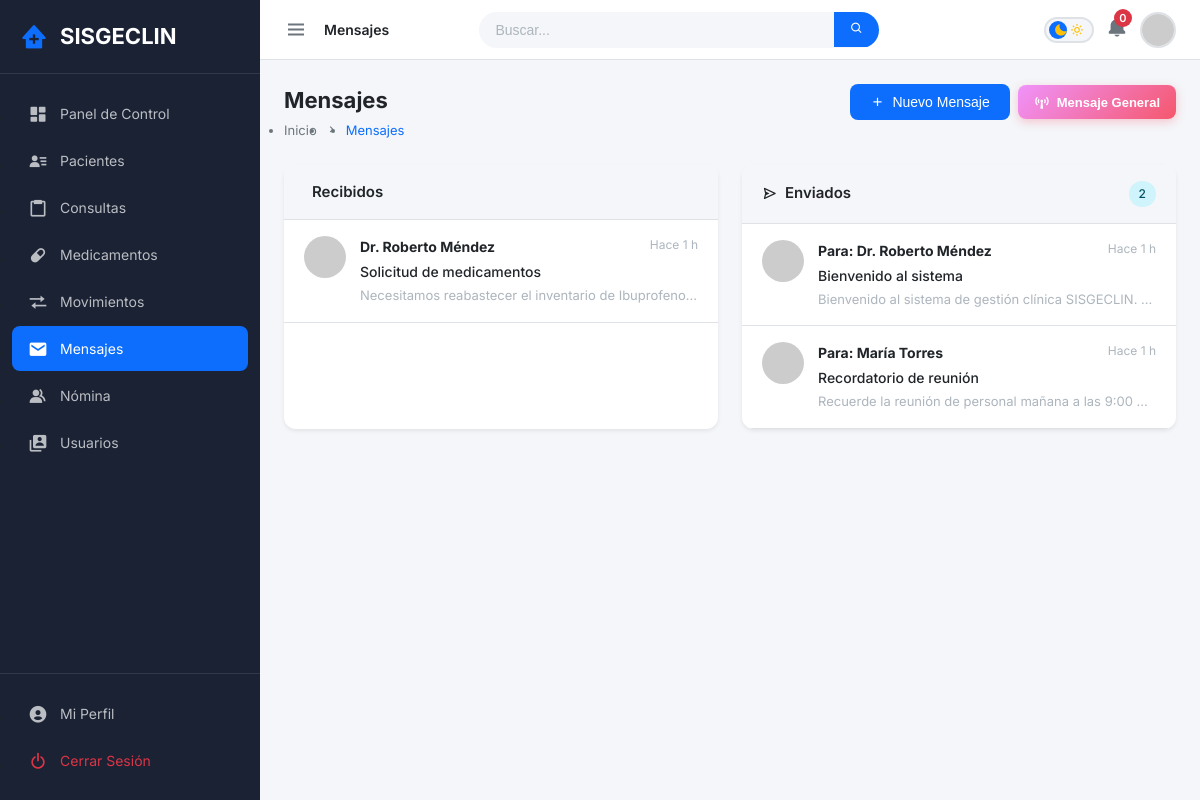
/index.php?module=mensajes (signed in), run on the app's committed database.
### tables this page shows
CREATE TABLE `mensajes` (
  `id` int(11) NOT NULL,
  `remitente_id` int(11) NOT NULL,
  `destinatario_id` int(11) DEFAULT NULL,
  `asunto` varchar(200) NOT NULL,
  `contenido` text NOT NULL,
  `leido` tinyint(1) NOT NULL DEFAULT 0,
  `es_masivo` tinyint(1) NOT NULL DEFAULT 0,
  `created_at` timestamp NOT NULL DEFAULT current_timestamp()
);

CREATE TABLE `usuarios` (
  `id` int(11) NOT NULL,
  `username` varchar(50) NOT NULL,
  `email` varchar(100) NOT NULL,
  `password` varchar(255) NOT NULL,
  `nombre_completo` varchar(150) NOT NULL,
  `rol` enum('admin','medico','recepcionista') NOT NULL DEFAULT 'recepcionista',
  `activo` tinyint(1) NOT NULL DEFAULT 1,
  `ultimo_acceso` datetime DEFAULT NULL,
  `created_at` timestamp NOT NULL DEFAULT current_timestamp(),
  `updated_at` timestamp NOT NULL DEFAULT current_timestamp() ON UPDATE current_timestamp()
);

### Controllers/MensajesController.php (called while the page is built, shortened)
<?php
class MensajesController extends Controller
{
    private Mensaje $model;
    public function __construct()
    {
        $this->model = new Mensaje();
    }
    public function index()
    {
        $user      = Session::getUser();
        $csrfToken = Security::generateCSRFToken();
        $mensajesRecibidos = $this->model->getInbox($user['id']);
        $mensajesEnviados  = $this->model->getSent($user['id']);
        $usuarios          = (new User())->getAll();
        $this->view('dashboard', [
            'username'          => $user['username'],
            'nombre_completo'   => Session::get('nombre_completo') ?? $user['username'],
            'rol'               => $user['rol'],
            'csrf_token'        => $csrfToken,
            'module'            => 'mensajes',
            'mensajesRecibidos' => $mensajesRecibidos,
            'mensajesEnviados'  => $mensajesEnviados,
            'usuarios'          => $usuarios,
        ]);
    }
}

### Core/Database.php (called while the page is built, shortened)
<?php
class Database
{
    private static $instance = null;
    private $connection;
    private function __construct()
    {
        $configPath = dirname(__DIR__) . '/config/database.php';
        $config = require $configPath;
        try {
            $dsn = "mysql:host={$config['host']};dbname={$config['database']};charset={$config['charset']}";
            $this->connection = new PDO($dsn, $config['user'], $config['password']);
            $this->connection->setAttribute(PDO::ATTR_ERRMODE, PDO::ERRMODE_EXCEPTION);
            $this->connection->setAttribute(PDO::ATTR_DEFAULT_FETCH_MODE, PDO::FETCH_OBJ);
        } catch (PDOException $e) {
            die('Error de conexión: ' . $e->getMessage());
        }
    }
    public static function getInstance()
    {
        if (self::$instance === null) {
            self::$instance = new self();
        }
        return self::$instance;
    }
    public function getConnection()
    {
        return $this->connection;
    }
    public static function query($sql, $params = [])
    {
        $db = self::getInstance()->getConnection();
        $stmt = $db->prepare($sql);
        $stmt->execute($params);
        return $stmt;
    }
    public static function fetchAll($sql, $params = [])
    {
        return self::query($sql, $params)->fetchAll();
    }
}

### Models/User.php (called while the page is built, shortened)
<?php
class User
{
    public function getAll()
    {
        return Database::fetchAll(
            "SELECT id, username, email, rol, nombre_completo, activo, ultimo_acceso, created_at FROM usuarios ORDER BY created_at DESC"
        );
    }
}

### Models/Mensaje.php (called while the page is built, shortened)
<?php
class Mensaje
{
    public function getInbox($userId)
    {
        return Database::fetchAll(
            "SELECT m.*, u.nombre_completo as remitente_nombre
             FROM mensajes m
             JOIN usuarios u ON m.remitente_id = u.id
             WHERE m.destinatario_id = :user_id
             ORDER BY m.created_at DESC",
            ['user_id' => $userId]
        );
    }
    public function getSent($userId)
    {
        return Database::fetchAll(
            "SELECT m.*, u.nombre_completo as destinatario_nombre
             FROM mensajes m
             JOIN usuarios u ON m.destinatario_id = u.id
             WHERE m.remitente_id = :user_id
             ORDER BY m.created_at DESC",
            ['user_id' => $userId]
        );
    }
}

### Views/partials/mensajes_content.php (the view, shortened to what this page needs)
<?php
$mensajesRecibidos = $mensajesRecibidos ?? [];
$mensajesEnviados  = $mensajesEnviados  ?? [];
?>
<div class="head-title">
    <div class="left">
        <h1>Mensajes</h1>
        <ul class="breadcrumb">
            <li><a href="index.php?module=dashboard">Inicio</a></li>
            <li><i class='bx bx-chevron-right'></i></li>
            <li><a class="active" href="#">Mensajes</a></li>
        </ul>
    </div>
    <div class="head-actions">
        <button class="btn-primary" onclick="openModal('modal-mensaje')">
            <i class='bx bx-plus'></i> Nuevo Mensaje
        </button>
        <?php if (($rol ?? '') === 'admin'): ?>
        <button class="btn-masivo-trigger" onclick="openModal('modal-mensaje-masivo')" title="Enviar mensaje a todos los usuarios">
            <i class='bx bx-broadcast'></i> Mensaje General
        </button>
        <?php endif; ?>
    </div>
</div>
<div class="messages-grid">
    <div class="messages-box">
        <div class="messages-box-header">
            <h3><i class='bx bx-inbox'></i> Recibidos</h3>
        </div>
        <div class="messages-list">
            <?php if (!empty($mensajesRecibidos)): ?>
                <?php foreach ($mensajesRecibidos as $m): ?>
                    <div class="message-card <?php echo $m->leido ? '' : 'unread'; ?>" onclick="viewMensaje(<?php echo $m->id; ?>)">
                        <div class="message-avatar">
                            <img src="https://ui-avatars.com/api/?name=<?php echo urlencode($m->remitente_nombre); ?>&background=3C91E6&color=fff" alt="">
                        </div>
                        <div class="message-info">
                            <div class="message-top">
                                <strong class="message-from"><?php echo htmlspecialchars($m->remitente_nombre); ?></strong>
                                <small class="message-time"><?php echo timeAgo($m->created_at); ?></small>
                            </div>
                            <div class="message-subject"><?php echo htmlspecialchars($m->asunto); ?></div>
                            <div class="message-preview"><?php echo htmlspecialchars(substr($m->contenido, 0, 80)); ?>...</div>
                        </div>
                    </div>
                <?php endforeach; ?>
            <?php endif; ?>
        </div>
    </div>
    <div class="messages-box">
        <div class="messages-box-header">
            <h3><i class='bx bx-send'></i> Enviados</h3>
            <span class="badge badge-info"><?php echo count($mensajesEnviados); ?></span>
        </div>
        <div class="messages-list">
            <?php if (!empty($mensajesEnviados)): ?>
                <?php foreach ($mensajesEnviados as $m): ?>
                    <div class="message-card" onclick="viewMensajeEnviado(<?php echo $m->id; ?>)">
                        <div class="message-avatar">
                            <img src="https://ui-avatars.com/api/?name=<?php echo urlencode($m->destinatario_nombre); ?>&background=01cfad&color=fff" alt="">
                        </div>
                        <div class="message-info">
                            <div class="message-top">
                                <strong class="message-to">Para: <?php echo htmlspecialchars($m->destinatario_nombre); ?></strong>
                                <small class="message-time"><?php echo timeAgo($m->created_at); ?></small>
                            </div>
                            <div class="message-subject"><?php echo htmlspecialchars($m->asunto); ?></div>
                            <div class="message-preview"><?php echo htmlspecialchars(substr($m->contenido, 0, 80)); ?>...</div>
                        </div>
                    </div>
                <?php endforeach; ?>
            <?php endif; ?>
        </div>
    </div>
</div>
<?php
function timeAgo($datetime) {
    $timestamp = strtotime($datetime);
    $diff = time() - $timestamp;
    if ($diff < 86400) return 'Hace ' . floor($diff / 3600) . ' h';
    return date('d/m/Y', $timestamp);
}
?>

### CSS/styleS.css (style rules this page uses)
:root { --primary: #0d6efd; --primary-dark: #0b5ed7; --primary-light: #cfe2ff; --secondary: #6c757d; --success: #198754; --success-light: #d1e7dd; --danger: #dc3545; --danger-light: #f8d7da; --warning: #ffc107; --warning-light: #fff3cd; --info: #0dcaf0; --info-light: #cff4fc; --bg-body: #f4f6f9; --bg-card: #ffffff; --bg-sidebar: #1a2234; --bg-sidebar-hover: #263046; --text-primary: #212529; --text-secondary: #6c757d; --text-muted: #adb5bd; --border-color: #dee2e6; --shadow: 0 0.125rem 0.25rem rgba(0, 0, 0, 0.075); --shadow-lg: 0 0.5rem 1rem rgba(0, 0, 0, 0.15); --sidebar-width: 260px; --navbar-height: 60px; --border-radius: 8px; --border-radius-lg: 12px; --transition: all 0.3s ease; }
* { margin: 0; padding: 0; box-sizing: border-box; }
html { scroll-behavior: smooth; }
body { font-family: 'Inter', -apple-system, BlinkMacSystemFont, sans-serif; font-size: 14px; line-height: 1.5; color: var(--text-primary); background: var(--bg-body); overflow-x: hidden; }
a { text-decoration: none; color: inherit; }
img { max-width: 100%; }
.head-title { display: flex; justify-content: space-between; align-items: flex-start; flex-wrap: wrap; gap: 12px; margin-bottom: 24px; }
.head-title h1 { font-size: 22px; font-weight: 700; color: var(--text-primary); }
.head-title .breadcrumb { display: flex; align-items: center; gap: 8px; margin-top: 4px; }
.head-title .breadcrumb li { font-size: 13px; color: var(--text-secondary); }
.head-title .breadcrumb li a.active { color: var(--primary); }
.head-actions { display: flex; align-items: center; gap: 8px; flex-wrap: wrap; justify-content: flex-end; flex-shrink: 0; }
.btn-primary { display: inline-flex; align-items: center; gap: 8px; padding: 10px 20px; background: var(--primary); color: #fff; border: none; border-radius: var(--border-radius); font-size: 14px; font-weight: 500; cursor: pointer; transition: var(--transition); }
.badge { display: inline-flex; align-items: center; gap: 4px; padding: 4px 10px; font-size: 12px; font-weight: 500; border-radius: 50px; }
.badge-info { background: var(--info-light); color: #055160; }
.messages-grid { display: grid; grid-template-columns: repeat(auto-fit, minmax(400px, 1fr)); gap: 24px; }
.messages-box { background: var(--bg-card); border-radius: var(--border-radius-lg); box-shadow: var(--shadow); overflow: hidden; }
.messages-box-header { display: flex; justify-content: space-between; align-items: center; padding: 16px 20px; background: var(--bg-body); border-bottom: 1px solid var(--border-color); }
.messages-box-header h3 { font-size: 15px; font-weight: 600; display: flex; align-items: center; gap: 8px; }
.messages-list { max-height: 500px; overflow-y: auto; }
.message-card { display: flex; align-items: flex-start; gap: 14px; padding: 16px 20px; border-bottom: 1px solid var(--border-color); cursor: pointer; transition: var(--transition); position: relative; }
.message-avatar img { width: 42px; height: 42px; border-radius: 50%; }
.message-info { flex: 1; min-width: 0; }
.message-top { display: flex; justify-content: space-between; margin-bottom: 4px; }
.message-from { font-size: 14px; color: var(--text-primary); }
.message-to { font-size: 14px; color: var(--text-primary); }
.message-time { font-size: 12px; color: var(--text-muted); }
.message-subject { font-weight: 500; font-size: 14px; color: var(--text-primary); margin-bottom: 4px; white-space: nowrap; overflow: hidden; text-overflow: ellipsis; }
.message-preview { font-size: 13px; color: var(--text-muted); white-space: nowrap; overflow: hidden; text-overflow: ellipsis; }

### CSS/pagination.css (style rules this page uses)
.head-actions { display: flex; align-items: center; gap: 8px; flex-wrap: wrap; justify-content: flex-end; }
.btn-masivo-trigger { display: inline-flex; align-items: center; gap: 7px; padding: 9px 16px; background: linear-gradient(135deg, #f093fb 0%, #f5576c 100%); color: white; border: none; border-radius: 8px; font-size: 13px; font-weight: 600; cursor: pointer; transition: all 0.2s ease; box-shadow: 0 3px 10px rgba(245, 87, 108, 0.3); white-space: nowrap; }
.btn-masivo-trigger i { font-size: 16px; }

### data on the page
mensajes: remitente.nombre_completo "Dr. Roberto Méndez", created_at "Hace 1 h", asunto "Solicitud de medicamentos", contenido "Necesitamos reabastecer el inventario de Ibuprofeno…"
mensajes: destinatario.nombre_completo "Dr. Roberto Méndez", created_at "Hace 1 h", asunto "Bienvenido al sistema", contenido "Bienvenido al sistema de gestión clínica SISGECLIN.…"
mensajes: destinatario.nombre_completo "María Torres", created_at "Hace 1 h", asunto "Recordatorio de reunión", contenido "Recuerde la reunión de personal mañana a las 9:00…"

### other printed values
$module "Mensajes"
$stats['mensajes'] "0"
count($mensajesEnviados) "2"
